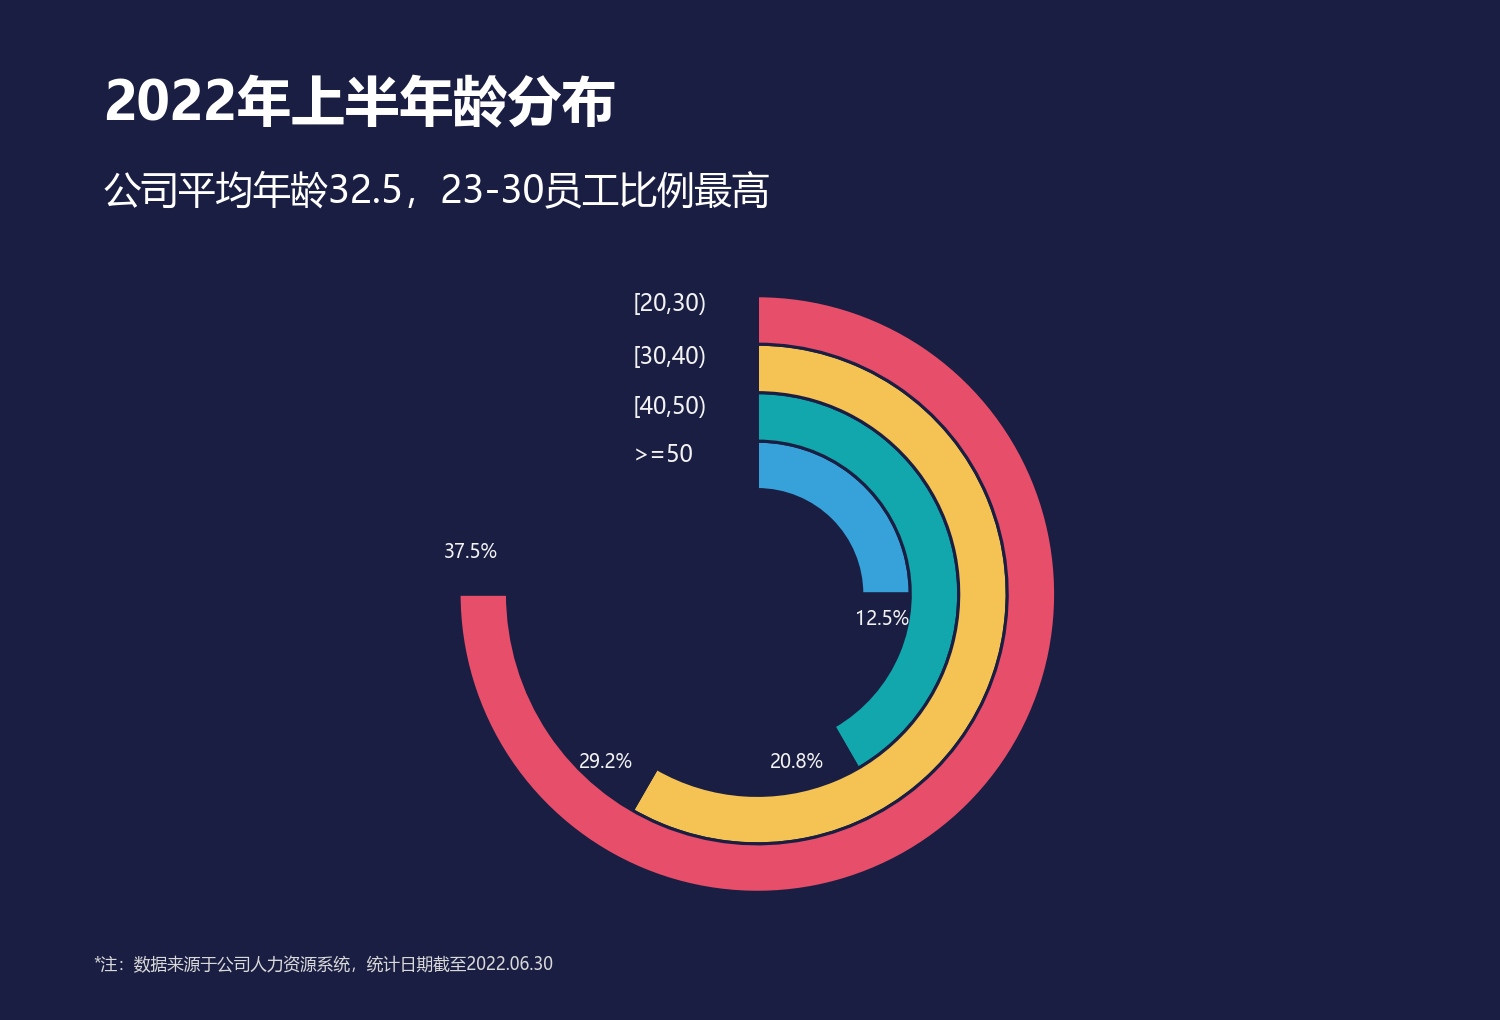

Generate this figure with Python:
# -*- coding: utf-8 -*-
"""17 玉玦图 (依据 第二章 图表(后15).xlsx chart2.xml + drawing4.xml + 原图像素测量精确复刻)

doughnutChart: 4 同心圆环 (holeSize=35%). Excel 第一个系列=最内环.
扇区角度 = 值/系列总和*360. 每系列 占比+占位=0.5 => 占比角度 = pct*720.
firstSliceAng=0 => 顶部 12 点顺时针. 占位段 noFill + 1A1E43 1.5pt 边框 = 缺口轮廓.
"""
import matplotlib
matplotlib.use('Agg')
import matplotlib.pyplot as plt
import matplotlib.patches as mpatches
import numpy as np

plt.rcParams['font.sans-serif'] = ['Microsoft YaHei', 'SimHei', 'Arial Unicode MS']
plt.rcParams['axes.unicode_minus'] = False

BG = '#1A1E43'
TXT = '#F2F2F2'
TXT_TITLE = '#FFFFFF'
TXT_DIM = '#D9D9D9'

# 从内到外 (Excel 系列顺序)
layers = [
    ('>=50',    0.125,      '#37A2DA'),   # 系列0 最内环, 占比90°
    ('[40,50)', 0.20833333, '#11A7AD'),   # 系列1, 占比150°
    ('[30,40)', 0.29166667, '#F5C353'),   # 系列2, 占比210°
    ('[20,30)', 0.375,      '#E74E69'),   # 系列3 最外环, 占比270°
]

# 数据标签精确位置 (图框归一化, 左下原点; 原图像素测量)
label_pos = {
    '>=50':    (0.588, 0.393),
    '[40,50)': (0.531, 0.252),
    '[30,40)': (0.404, 0.252),
    '[20,30)': (0.314, 0.458),
}

# 图框比例 438.857:298.446 = 1.47
fig = plt.figure(figsize=(10, 6.8), facecolor=BG)

# 圆环区 plotArea: x=0.28560 y=0.27528 w=0.43861 h=0.61417
ax = fig.add_axes([0.28560, 1 - 0.27528 - 0.61417, 0.43861, 0.61417], facecolor=BG)
ax.set_xlim(-1.05, 1.05)
ax.set_ylim(-1.05, 1.05)
ax.set_aspect('equal')
ax.axis('off')

r_outer = 1.0
r_inner = 0.35
ring_width = (r_outer - r_inner) / 4
start_angle = 90.0
edge_lw = 1.5

for i, (label, pct, color) in enumerate(layers):
    r_in = r_inner + i * ring_width      # i=0 最内
    r_out = r_in + ring_width
    ratio_angle = pct * 720.0            # 占比段角度 (pct/0.5*360)
    a1 = start_angle                     # 占比段起点 (12点)
    a2 = start_angle - ratio_angle       # 占比段终点 / 占位段起点
    a3 = start_angle - 360.0             # 占位段终点 (回到12点)
    # 占比段 (彩色填充)
    ax.add_patch(mpatches.Wedge((0, 0), r_out, a2, a1, width=ring_width,
                                facecolor=color, edgecolor=BG, linewidth=edge_lw, zorder=3))
    # 占位段 (透明, 仅边框 = 缺口轮廓)
    ax.add_patch(mpatches.Wedge((0, 0), r_out, a3, a2, width=ring_width,
                                facecolor='none', edgecolor=BG, linewidth=edge_lw, zorder=3))

# 数据标签 (精确位置, 9pt)
for label, pct, _ in layers:
    x, y = label_pos[label]
    fig.text(x, y, f'{pct*100:.1f}%', fontsize=9, color=TXT,
             ha='center', va='center', family='Microsoft YaHei', zorder=5)

# 标题 / 副标题 (20pt bold / 14pt; 原图像素 y=0.897/0.812)
fig.text(0.069, 0.897, '2022年上半年龄分布', fontsize=26, fontweight='bold',
         color=TXT_TITLE, ha='left', va='center', family='Microsoft YaHei')
fig.text(0.069, 0.812, '公司平均年龄32.5，23-30员工比例最高',
         fontsize=18, color=TXT_TITLE, ha='left', va='center', family='Microsoft YaHei')

# 图例 (原图像素: x=0.422, y 0.701/0.650/0.600/0.553; 11pt; 顺序 [20,30)→>=50)
legend_x = 0.422
legend_y = [0.701, 0.650, 0.600, 0.553]
for j, (label, *_) in enumerate(reversed(layers)):
    fig.text(legend_x, legend_y[j], label, fontsize=11, color=TXT,
             ha='left', va='center', family='Microsoft YaHei')

# 注释 (原图像素 y=0.054; 8pt)
fig.text(0.062, 0.054, '*注：数据来源于公司人力资源系统，统计日期截至2022.06.30',
         fontsize=8, color=TXT_DIM, ha='left', va='center', family='Microsoft YaHei')

plt.savefig('17 玉玦图.png', dpi=150, facecolor=BG)
print("已生成 17 玉玦图.png")
